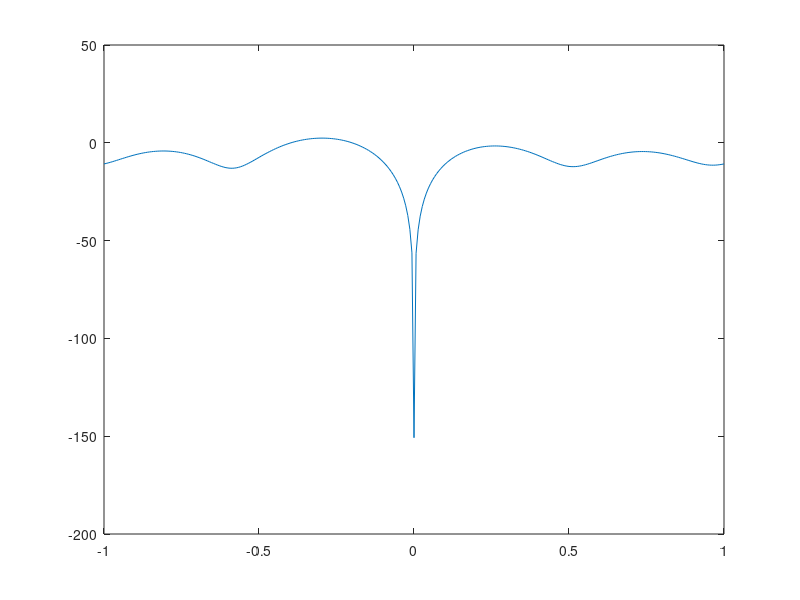

MATLAB code for this plot:
clear all; 
close all; 

p = 5; % no of sensors
Ninit = p; 
Nsnaps = 300; % No of iterations
Ndata = Ninit + Nsnaps;  % Total data
mean_v = 0; 
var_v = 1; 
TNRdB = 10; % Target to noise ratio
INRdB = 40; % interferer to noise ratio
numst = 301;  % spatial resolution
sin_theta = [-0.2, 0]; % T and I location
phi = pi.*sin_theta; % electrical angle of T and I
A = sqrt(var_v)*10.^([TNRdB, INRdB]./20); % weighting for T and I
e = exp(-j*[1:(p-1)]'*phi(1)); % steering vector in look direction

sig_x = A(1)*exp(j*[1:p]*phi(1)); % input signal weighting and direction by sensor
for i=1:Ndata,
    v_tmp = sqrt(var_v/2) * randn(2,p)+mean_v; % noise temp
    v = v_tmp(1,:)+j*v_tmp(2,:);    
    Psi = 2*pi*rand; 
    Xi(i,:) = sig_x + A(2)*exp(j*[1:p]*phi(2)+Psi)+v; % observation  
end

g = 1; % unity gain
d = g*Xi;   % desired signal
u = diag(Xi(:,1))*(ones(Ndata,1)*e.')-Xi(:,2:p); % 
mu = 1e-10;

% [W,xp] = lms(u,d,mu);
N = min(size(u,1), size(d,1));
Nin = size(u,2);
Nout = size(d,2);
w = zeros(Nout,Nin);
W = [];
for n = 1:N
    W = [W;w];
    xp(n,:) = u(n,:)*w'; % prediction of next sampel
    ee(n,:) = d(n,:)-xp(n,:); % prediction of error
    w = w + mu*ee(n,:)' * u(n,:); % adapt weight matrix
end

W0 = g-W*conj(e);
W = [W0,W];

WH = conj(W(Ndata,:)); % use last weight vector
st = linspace(-1,1,numst); % set up sinetheta space
est = exp(-j*pi*[0:(p-1)]'*st); % steering matrix
P = 20*log10(abs(WH*est).^2); % compute response to differennt steering vectors

R = (Xi'*Xi)/Ndata; % Correlation matrix from generated data
R_inv = inv(R);

for i = 1:numst
    s = exp(-j*pi*[0:(p-1)]'*st(i));
    P_MVDR(i) = abs(1/(s'*R_inv*s));
end
P_MVDR = 20*log10(P_MVDR./max(P_MVDR));

figure; plot(st,P)
